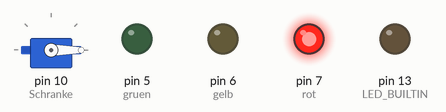
Bench run of a sketch on a simulated Arduino Uno, built with avr-gcc and run on an emulated ATmega328P. On the bench: servo, output pins drawn as LEDs (lit = HIGH).

Above: at 0.05 s.
At 5.95 s:
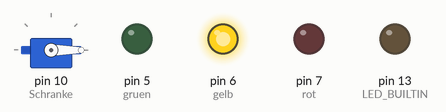
At 8.95 s:
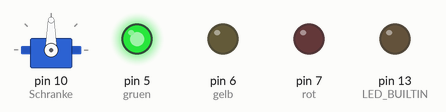
At 11.95 s:
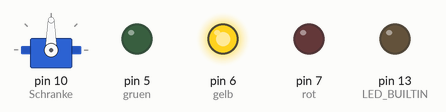
Timing chart, 0 to 15.6 s (numbered marks = the images above):
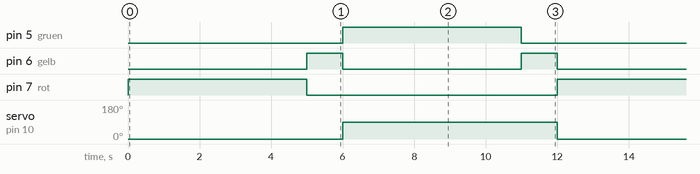

The sketch:

Arduino_barrier_C++.ino
```cpp
// C++ code
//
#include<Servo.h>

int rot = 7;
int gelb = 6;
int gruen = 5;

Servo Schranke;

void setup()
{
  pinMode(LED_BUILTIN, OUTPUT);
  pinMode(rot, OUTPUT);
  pinMode(gelb, OUTPUT);
  pinMode(gruen, OUTPUT);

  Schranke.attach(10);
}

void SchrankeSchliessen() {
  Schranke.write(0);
}

void SchrankeOeffnen() {
  Schranke.write(90);
}

void SchalteAmpel(int ampelFarbe) {
  digitalWrite(rot, ampelFarbe == 7 ? HIGH : LOW);
  digitalWrite(gelb, ampelFarbe == 6 ? HIGH : LOW);
  digitalWrite(gruen, ampelFarbe == 5 ? HIGH : LOW);
}

void loop()
{
  SchrankeSchliessen();
  SchalteAmpel(rot);
  delay(5000); // Wait for 1000 millisecond(s)
  SchalteAmpel(gelb);
  delay(1000); // Wait for 1000 millisecond(s)
  SchalteAmpel(gruen);
  SchrankeOeffnen();
  delay(5000); // Wait for 1000 millisecond(s)
  SchalteAmpel(gelb);
  delay(1000); // Wait for 1000 millisecond(s)
}
```

Measured:
- by itself, pin 5 (gruen), pin 7 (rot): alternates HIGH for 5.0 s and LOW for 7.0 s
- by itself, pin 6 (gelb): alternates HIGH for 1.0 s and LOW for 5.0 s
- by itself, servo on pin 10 (Schranke): alternates 90° for 6.0 s and 0° for 6.0 s
